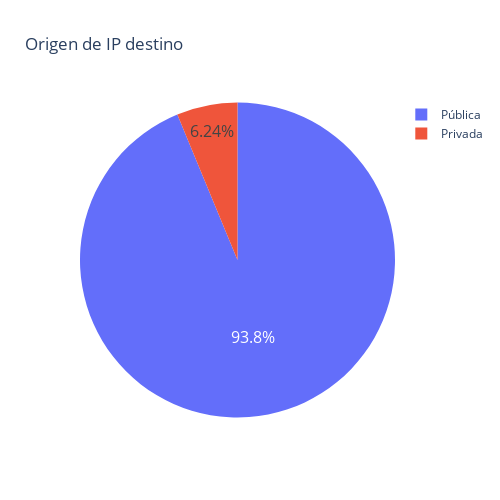

Notebook cell for this chart:
### Code cell
def pieOrigenDestino(df):
    fig = px.pie(df, values='apariciones', names='origen destino', height= 500,
    width= 500,
    color_discrete_sequence=px.colors.qualitative.Plotly,
    title="Origen de IP destino")
    fig.update_traces(textfont_size=16)
    fig.show()
pieOrigenDestino(df_s2)

### Figure 1 — Plotly figure (JSON) as saved in the notebook; plotly's stock layout.template omitted (floating-point values rounded to 4 significant figures)
{"data": [{"domain": {"x": [0, 1], "y": [0, 1]}, "hovertemplate": "origen destino=%{label}<br>apariciones=%{value}<extra></extra>", "labels": ["Pública", "Pública", "Pública", "Pública", "Privada", "Privada", "Privada", "Privada", "Privada", "Pública", "Privada", "Privada", "Privada", "Privada", "Privada"], "legendgroup": "", "name": "", "showlegend": true, "textfont": {"size": 16}, "type": "pie", "values": [3335, 1986, 1986, 1985, 137, 137, 106, 106, 106, 84, 24, 3, 2, 2, 1]}], "layout": {"height": 500, "legend": {"tracegroupgap": 0}, "piecolorway": ["#636EFA", "#EF553B", "#00CC96", "#AB63FA", "#FFA15A", "#19D3F3", "#FF6692", "#B6E880", "#FF97FF", "#FECB52"], "title": {"text": "Origen de IP destino"}, "width": 500}}
